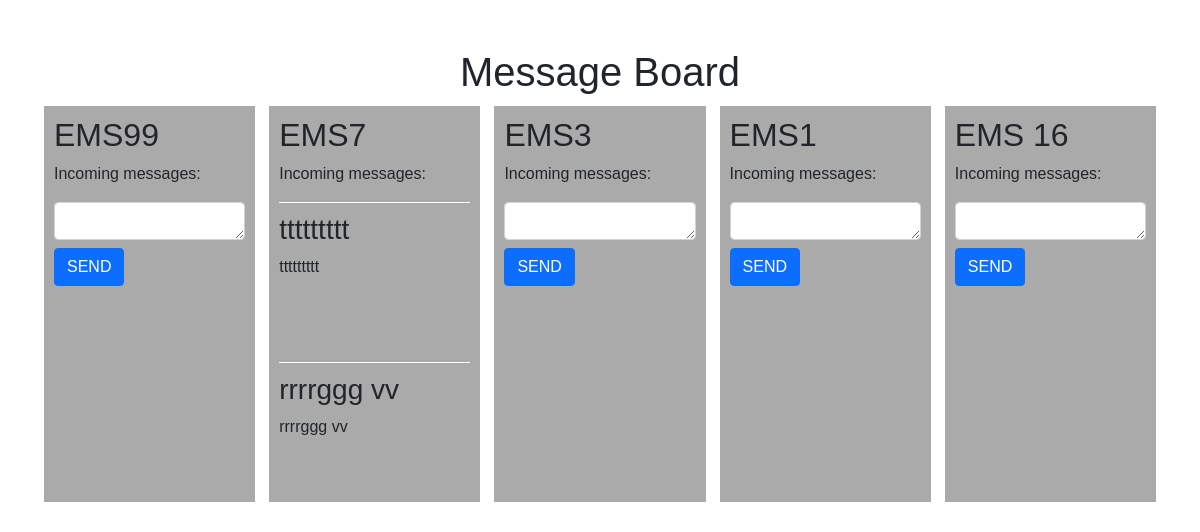
Page /mapapp/message_board/ on the committed database.
### mapapp/models.py (models this page shows, shortened)
class Credential(models.Model):
    username = models.CharField(max_length=100)
    password = models.CharField(max_length=100)
    latitude = models.FloatField(null=True)
    longitude = models.FloatField(null=True)
    acceleration = models.FloatField(null=True)
    status = models.CharField(max_length=50, null=True)
    timestamp = models.DateTimeField(auto_now_add=True)

### simplemessageapp/models.py (models this page shows, shortened)
class SimpleMessage(models.Model):
    username = models.CharField(max_length=100)
    message = models.TextField()
    timestamp = models.DateTimeField(auto_now_add=True)
    is_read = models.BooleanField(default=False)  # commented out for simplicity

### mapapp/views.py (the view)
# urls.py: path('message_board/', message_board, name='message_board'),
def message_board(request):
    all_users = Credential.objects.all()
    users = []
    for user in all_users:
        user_messages = SimpleMessage.objects.filter(username=user.username)
        messages = []
        for msg in user_messages:
            messages.append({
                'subject': msg.message[:30],  # Assuming the subject is the first 30 chars of the message
                'data': msg.message
            })
        users.append({
            'username': user.username,
            'messages': messages
        })
    return render(request, 'mapapp/message_board.html', {'users': users})

### mapapp/templates/mapapp/message_board.html (shortened to what this page needs)
<!DOCTYPE html>
<html lang="en">
<head>
    <link rel="stylesheet" href="https://cdn.jsdelivr.net/npm/bootstrap@5.1.3/dist/css/bootstrap.min.css">
</head>
<body>
<div class="container mt-5">
    <h1 class="text-center">Message Board</h1>
    <div class="row">
        {% for user in users %}
        <div class="col-md-4 column">
            <h2>{{ user.username }}</h2>
            <p>Incoming messages:</p>
            {% for message in user.messages %}
            <div class="message">
                <h3>{{ message.subject }}</h3>
                <p>{{ message.data }}</p>
            </div>
            {% endfor %}
            <form class="input-area mt-3">
                <textarea class="form-control" maxlength="170" rows="1" name="message_input" style="resize: vertical;"></textarea>
                <button class="btn btn-primary send-btn mt-2">SEND</button>
            </form>
        </div>
        {% endfor %}
    </div>
</div>
</body>
</html>

### mapapp/templates/mapapp/message_board.html (style rules this page uses)
* { box-sizing: border-box; }
body { font-family: Arial, sans-serif; }
.row { display: flex; flex-wrap: wrap; margin: -5px; }
.column { flex: 1; max-width: calc(33.33% - 10px); box-sizing: border-box; border: 2px solid white; background-color: #aaa; margin: 5px; padding: 10px; height: auto; }
.message { border-top: 1px solid white; margin-top: 10px; padding-top: 10px; }
.column { flex: 1; max-width: calc(33.33% - 10px); box-sizing: border-box; border: 2px solid white; background-color: #aaa; margin: 5px; padding: 10px; height: 400px; overflow-y: auto; }
.message { border-top: 1px solid white; margin-top: 10px; padding-top: 10px; height: 150px; overflow-y: auto; }

### rows in the picture
Credential: username "EMS99"
Credential: username "EMS7"
SimpleMessage: subject "ttttttttt", data "ttttttttt"
SimpleMessage: subject "rrrrggg vv", data "rrrrggg vv"
Credential: username "EMS3"
Credential: username "EMS1"
Credential: username "EMS 16"
